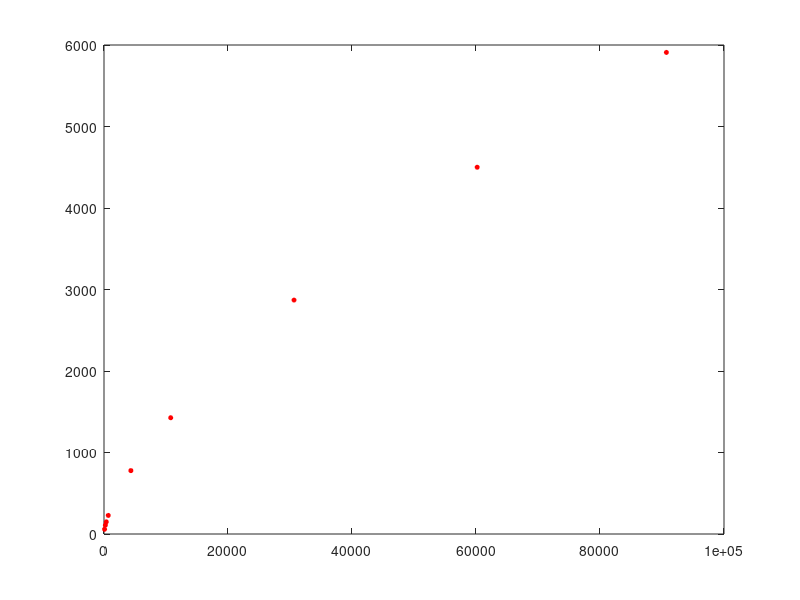
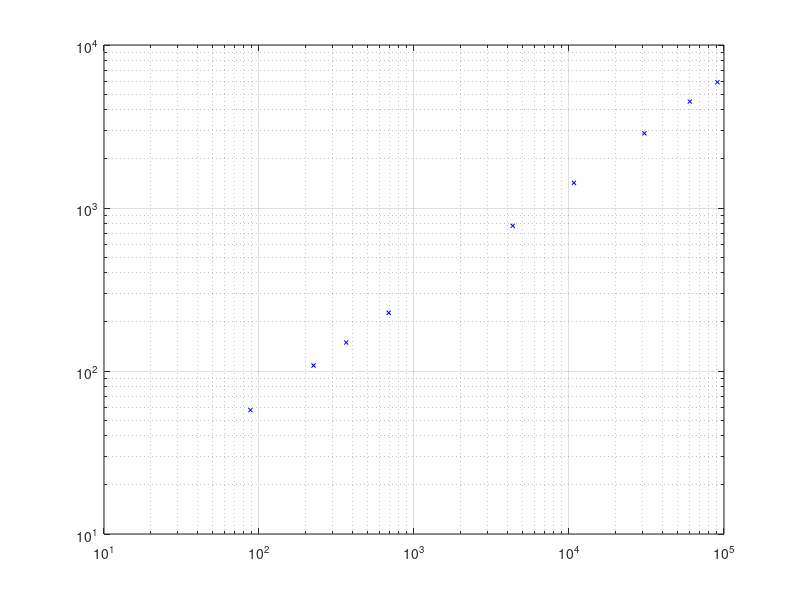
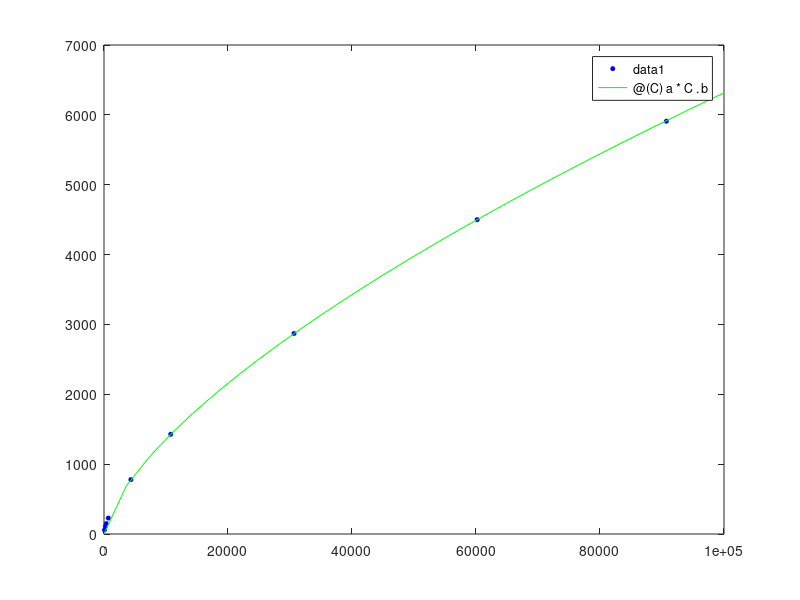

These charts were generated, in order, by the following MATLAB code:
clc
clear all;
v=[57.5900000000000,108.110000000000,149.570000000000,227.840000000000,778.140000000000,1427,2870.30000000000,4499.90000000000,5909];
p=[87.9900000000000,224.700000000000,365.260000000000,686.980000000000,4332.40000000000,10759,30648,60188,90710];
%LINEALIZANDO EL MODELO TENEMOS

plot(p,v,'o','MarkerSize',3,'MarkerFaceColor','r','MarkerEdgeColor','r');
figure
loglog(p,v,'x','MarkerSize',3,'MarkerFaceColor','b','MarkerEdgeColor','b');
grid on
x=log(p);
y=log(v);

A=[length(x),sum(x);sum(x),sum(x.^2)]
B=[sum(y);sum(y.*x)]
    
X=inv(A)*B;

a_0=X(1)
a_1=X(2)

a=exp(a_0)
b=a_1

V=@(C) a*C.^b;
figure
plot(p,v,'o','MarkerSize',3,'MarkerFaceColor','b','MarkerEdgeColor','b');
hold on
fplot(V,[0,100000],'g');
velocidad=V(140)

sr=sum((v-V(p)).^2)
st=sum((v-mean(v)).^2)
r=sqrt((st-sr)/st)
